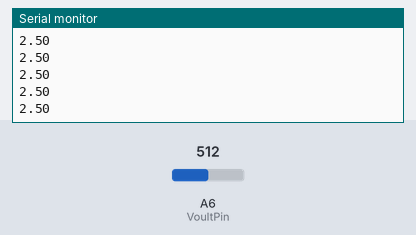
Recording of a sketch running on a simulated Arduino Nano, built with avr-gcc and run on an emulated ATmega328P. On the bench: the last lines printed to the serial monitor. The test bench sets the inputs (shaded band); at power-on: A6 (VoultPin) = 512.

Above: at 1.2 s.
1.3 s: A6 (VoultPin) set to 716
At 1.68 s:
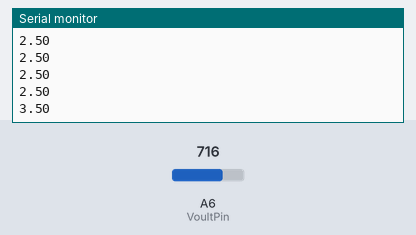
2.8 s: A6 (VoultPin) set to 900
At 2.94 s:
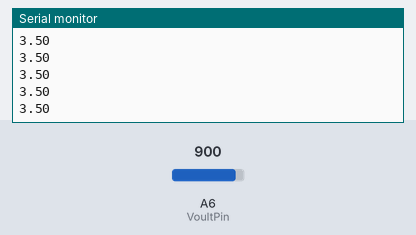
Timing chart, 0 to 5.8 s (numbered marks = the images above; inputs shaded):
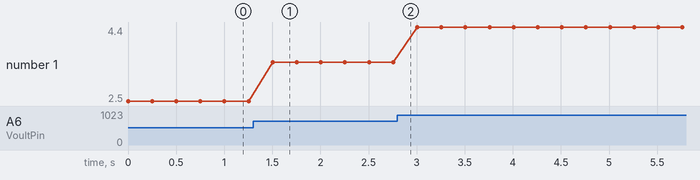

Measured:
- after the input at 1.3 s, the serial monitor: prints a new line after 0.20 s (image 1)
- plotted number 1: 2.5 → 3.5 after the input at 1.3 s, 3.5 → 4.4 after the input at 2.8 s

The sketch:

Arduino_Analog_Voltage_Reader.ino
```cpp
int VoultPin = A6;  // Define the analog input pin (A6) to measure voltage.
int ReadVal;        // Variable to store the raw analog reading.
float V2;           // Variable to store the converted voltage value.

void setup() {
  // Initialize serial communication at a baud rate of 9600.
  Serial.begin(9600);
}

void loop() {
  // Read the analog value from the defined pin (range: 0-1023).
  ReadVal = analogRead(VoultPin);

  // Convert the raw analog reading to a voltage (0 to 5V).
  // 5V is the reference voltage, and 1023 is the maximum analog read value.
  V2 = (5.0 / 1023.0) * ReadVal;

  // Output the converted voltage value to the Serial Monitor.
  Serial.println(V2);

  // Wait for 250 milliseconds before repeating the loop.
  delay(250);
}
```
